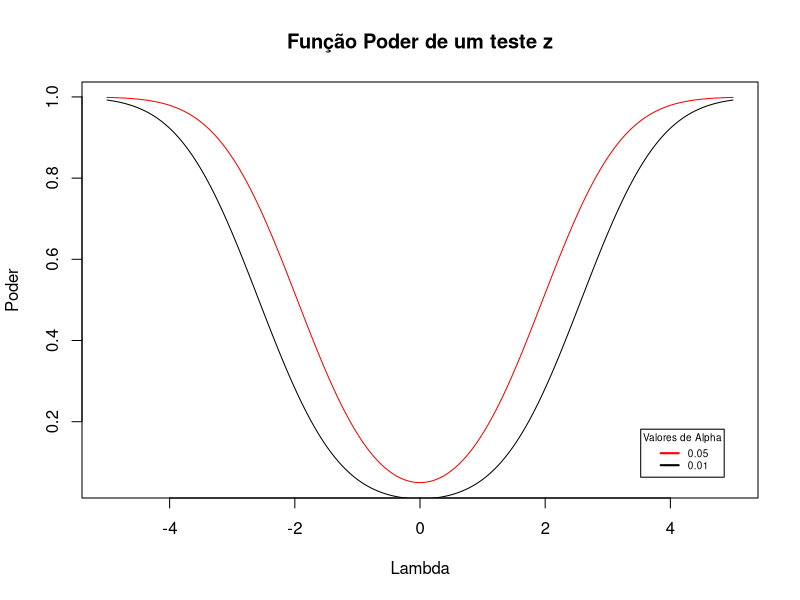

The R source for this figure:
lambda <- seq(-5,5,0.01)

c_alpha1<-qnorm(1-0.05/2)
c_alpha1
c_alpha2<-qnorm(1-0.01/2)
c_alpha2

poder1<-1:1001
poder2<-1:1001

for (i in 1:length(lambda)) {
  poder1[i]<-pnorm(lambda[i]-c_alpha1)+pnorm(-c_alpha1 - lambda[i])
  poder2[i]<-pnorm(lambda[i]-c_alpha2)+pnorm(-c_alpha2 - lambda[i])
}


plot(lambda, poder1, main = "Função Poder de um teste z", type = "l", col="red", xlab="Lambda", ylab="Poder")
lines(lambda,poder2, type="l", col="black")

labels <- c("0.05", "0.01")
legend("bottomright", inset=.05, title="Valores de Alpha", legend=labels, lwd=2, lty=c(1, 1, 1, 1, 2), col=c("red","black"),cex=0.6)
